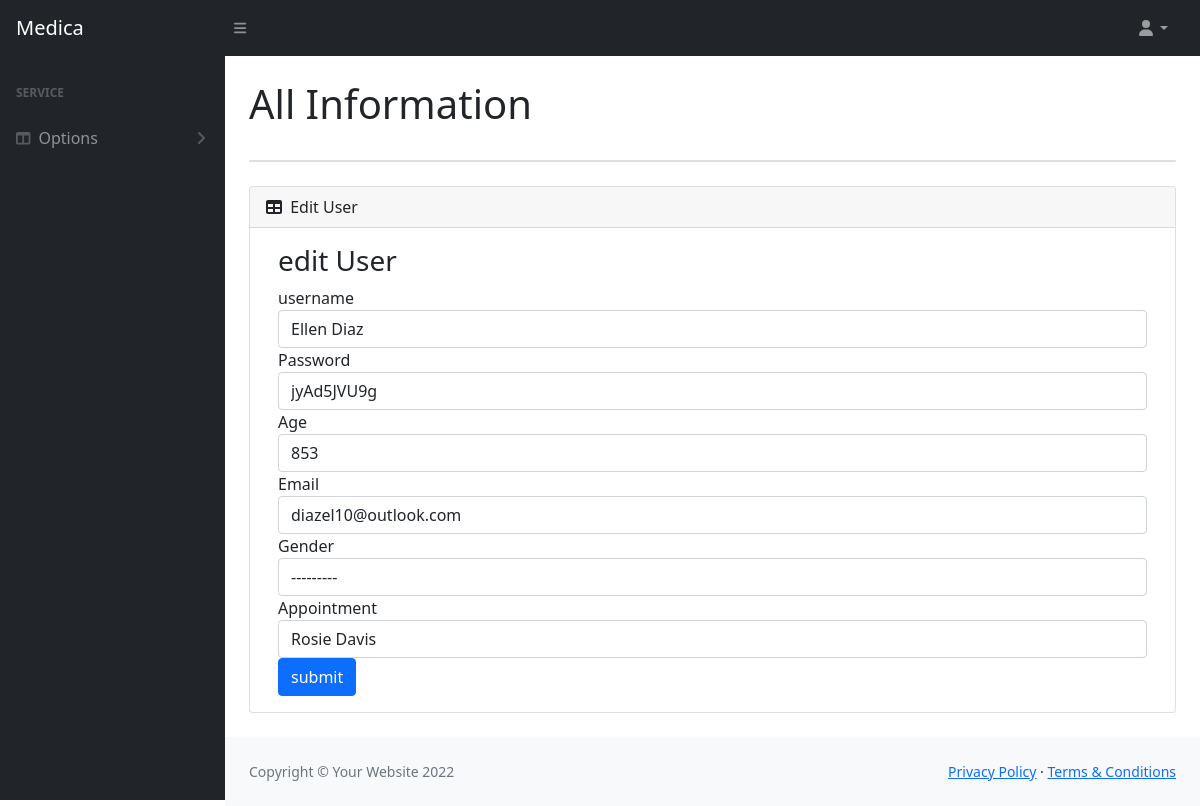
The app's page /ad/9/edit/ with its own data.
### user/models.py (models this page shows, shortened)
class UserInfo(models.Model):
    name = models.CharField(verbose_name="name",max_length=32)
    password = models.CharField(verbose_name="password",max_length=64)
    age = models.IntegerField(verbose_name="age",null="true")
    email = models.CharField(verbose_name="email",max_length=64)
    gender_choice = ((1,"male"),(2,"female"),(3,"unknown"))
    gender = models.SmallIntegerField(
        verbose_name="gender", choices=gender_choice, null="true")
    appointment = models.ForeignKey(verbose_name="appointment",to="Doctor",to_field="id",on_delete=models.CASCADE,default="none")

### user/views.py (the view)
# urls.py: path('ad/<int:nid>/edit/',views.adminTableEdit,name='adminTableEdit'),
def adminTableEdit(request,nid):
    new_User = user.models.UserInfo.objects.filter(id=nid).filter().first()
    if request.method=="GET":
        form = UserForm(instance=new_User)
        return render(request,'admin-tables-edit.html',{'form':form})
    form = UserForm(data=request.POST,instance=new_User)
    if form.is_valid():
        form.save()
        return redirect('http://127.0.0.1:8000/ad/info/')

### user/views.py
class UserForm(forms.ModelForm):
    name = forms.CharField(min_length=3,label="username")
    class Meta:
        model= user.models.UserInfo
        fields=["name","password","age","email","gender","appointment"]
    def __init__(self,*args,**kwargs):
        super().__init__(*args,**kwargs)
        for name,field in self.fields.items():
            field.widget.attrs = {"class":"form-control","placeholder":field.label}

### user/models.py (called while the page is built)
    def __str__(self):
        return self.name

### user/templates/admin-tables-edit.html (shortened to what this page needs)
{% extends 'admin-tables-temple.html' %}
{% block content %}
    <div class="card mb-4">
        <div class="card-header">
            <i class="fas fa-table me-1"></i>
            Edit User
        </div>
        <div class="card-body">
            <div class="container">
                <div class="panel panel-default">
                    <div class="panel-heading">
                        <h3 class="panel-title"> edit User </h3>
                    </div>
                    <div class="panel-body">
                        <form method="post" novalidate>
                            {% for field in form %}
                                <div class="form-group">
                                    <label>{{ field.label }}</label>
                                    {{ field }}
                                </div>
                            {% endfor %}
                            <button type="submit" class="btn btn-primary">submit</button>
                        </form>
                    </div>
                </div>
            </div>
        </div>
    </div>
{% endblock %}

### records on screen
UserInfo: form "Ellen Diaz" "jyAd5JVU9g" "853" "diazel10@outlook.com" "---------" "Rosie Davis"

### other values on screen
{{ field.label }} "username" "Password" "Age" "Email" "Gender" "Appointment"
